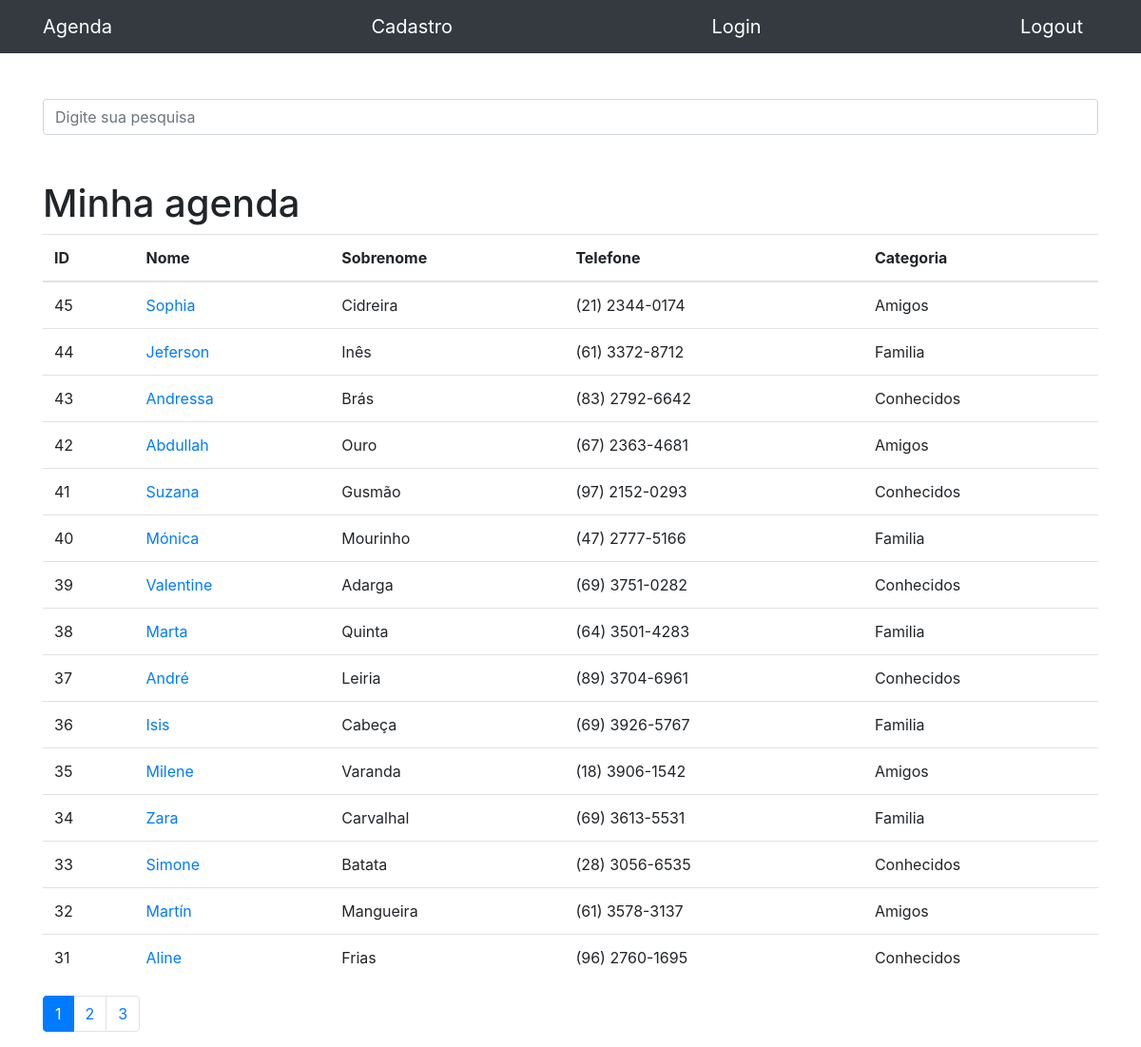
The app's page /, older data.
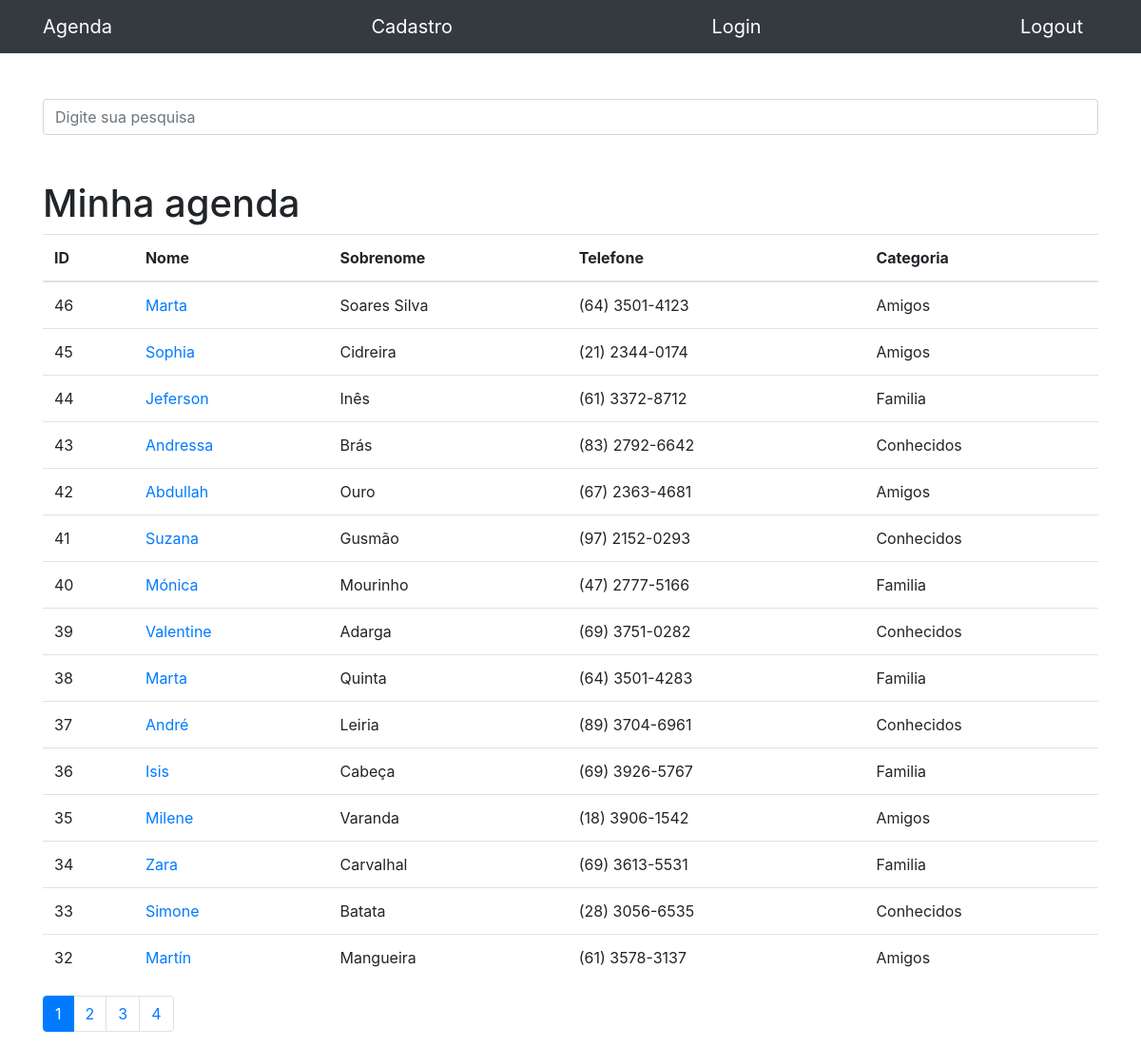
The same page, newer data.
### contatos/models.py (models this page shows, shortened)
class Contato(models.Model):
    nome = models.CharField(max_length=100)
    sobre_nome = models.CharField(max_length=100, blank=True)
    telefone = models.CharField(max_length=100)
    email = models.CharField(max_length=100, blank=True)
    data_criacao = models.DateTimeField(default=timezone.now)
    descricao = models.TextField(blank=True)
    categoria = models.ForeignKey(Categoria, on_delete=models.DO_NOTHING)
    mostrar = models.BooleanField(default=True)
    foto = models.ImageField(blank=True, upload_to='fotos/%Y/%m/')

class Categoria(models.Model):
    nome = models.CharField(max_length=100)
    def __str__(self):
        return self.nome

### contatos/views.py (the view)
# urls.py: path('', views.index, name='index'),
def index(request):
    contatos = Contato.objects.order_by('-id').filter(
        mostrar=True
    )
    paginator = Paginator(contatos, 15)
    page = request.GET.get('pages')
    contatos = paginator.get_page(page)
    return render(request, 'contatos/index.html', {
        'contatos': contatos
    })

### contatos/templates/contatos/index.html
{% extends 'base.html'%}
{%block conteudo%}
    <h1 class="mt-5">Minha agenda</h1>
    <table class="table">
        <thead>
            <tr>
            <th>ID</th>
            <th>Nome</th>
            <th>Sobrenome</th>
            <th>Telefone</th>
            <th>Categoria</th>
            </tr>
        </thead>
        <tbody>
            {% for contato in contatos %}
                <tr>
                    <td>{{contato.id}}</td>
                    <td>
                        <a href="{% url 'show' contato.id %}">{{ contato.nome }}</a>
                    </td>
                    <td>{{ contato.sobre_nome }}</td>
                    <td>{{ contato.telefone }}</td>
                    <td>{{ contato.categoria }}</td>
                </tr>
            {% endfor %}
        </tbody>
    </table>
<nav aria-label="Page navigation example">
    <ul class="pagination">
        {% for pagina in contatos.paginator.page_range %}
            {% if contatos.number == pagina %}
                <li class="page-item active">
                    <a class="page-link" href="?pages={{pagina}}&termo={{request.GET.termo}}">{{pagina}}</a>
                </li>
            {% else %}
                <li class="page-item">
                    <a class="page-link" href="?pages={{pagina}}&termo={{request.GET.termo}}">{{pagina}}</a>
                </li>
            {% endif %}
        {% endfor %}
    </ul>
</nav>
{%endblock%}

### templates/base.html (shortened to what this page needs)
{% load static %}
<!DOCTYPE html>
<html lang="pt">
<head>
    {% include 'parciais/_head.html'%}
</head>
<body>
    {% include 'parciais/_nav.html' %}
    <div class="container">
        <div class="row">
            <div class="col-lg-12">
            {% if 'contas' not in request.path %}
                <br><br>
                <form method="get" action="{% url 'busca' %}">
                    <div class="form-group row">
                        <div class="col-12">
                            <input  class="form-control"
                                    type="search" value="{{request.GET.termo}}"
                                    id="search-input"
                                    placeholder="Digite sua pesquisa"
                                    name="termo">
                        </div>
                    </div>
                </form>
            {% endif %}
                {%block conteudo%} {%endblock%}
            </div>
        </div>
    </div>
</body>
</html>

### templates/parciais/_head.html (shortened to what this page needs)
{% load static %}
<link href="{% static 'vendor/bootstrap/css/bootstrap.min.css'%}" rel="stylesheet">

### templates/parciais/_nav.html (shortened to what this page needs)
<nav class="navbar navbar-expand-lg navbar-dark bg-dark static-top">
    <div class="container">
      <a class="navbar-brand" href="{% url 'index' %}">Agenda</a>
      <a class="navbar-brand"  href="{% url 'register' %}">Cadastro </a>
      <a class="navbar-brand" href="{% url 'login' %}">Login</a>
      <a class="navbar-brand"  href="{% url 'logout' %}">Logout</a>
    </div>
  </nav>

Row changes from the older to the newer data that the page shows:
no longer on this page (row unchanged): Contato: id "31", nome "Aline", sobre_nome "Frias", telefone "(96) 2760-1695", categoria "Conhecidos"
added Contato: id "46", nome "Marta", sobre_nome "Soares Silva", telefone "(64) 3501-4123", categoria "Amigos"
Text that changed along with them:
new list line: "4"
